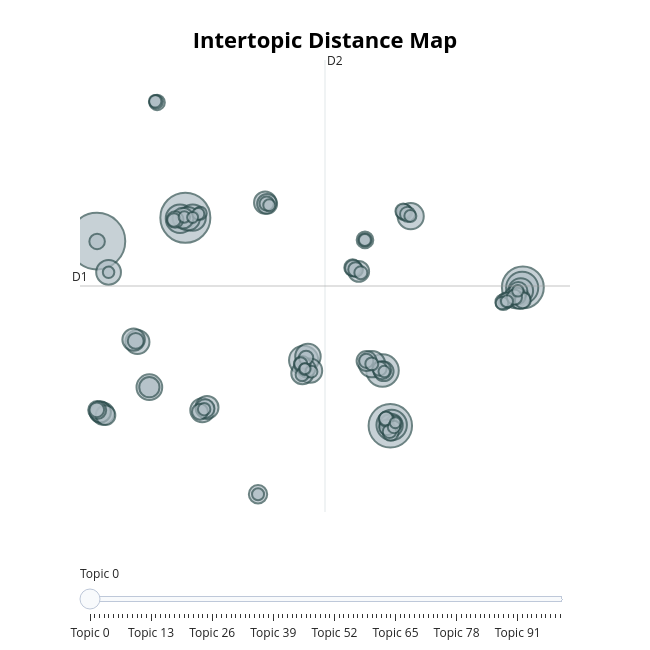

Here is the notebook cell this chart was saved with:
### Code cell
topic_model_en.visualize_topics()
